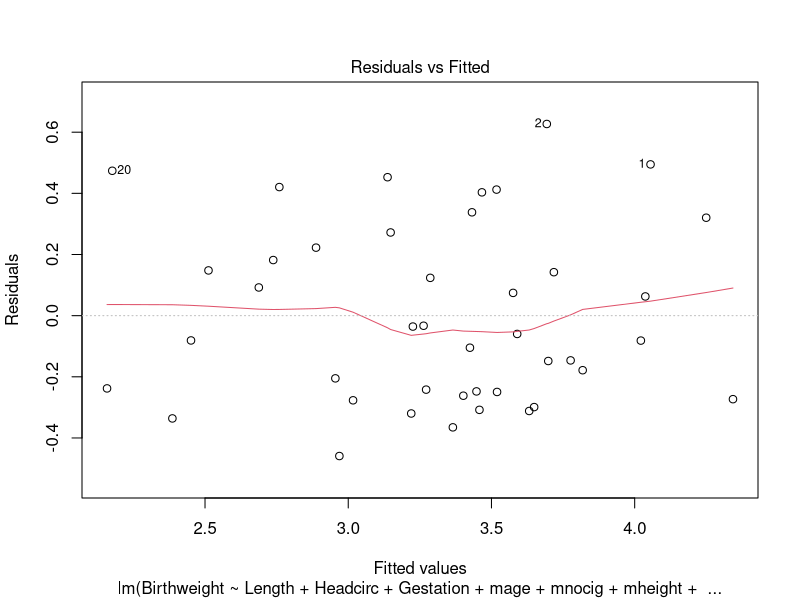
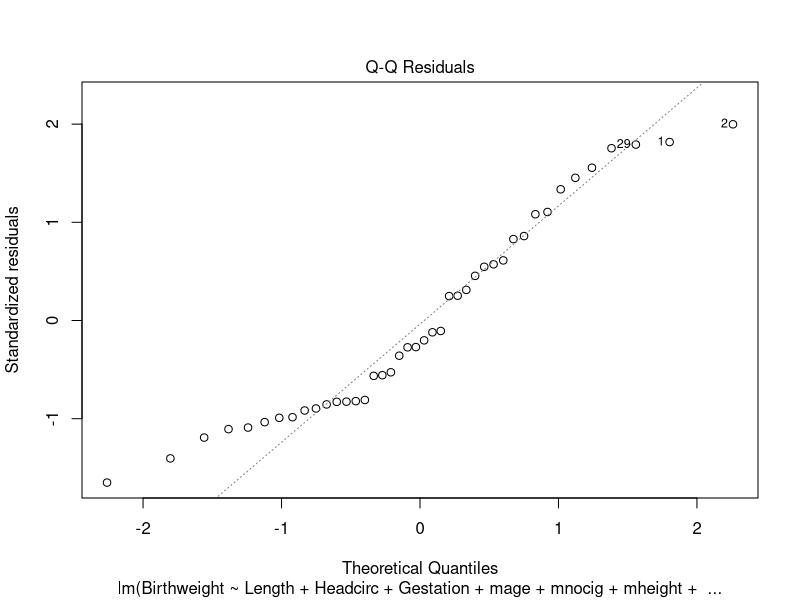
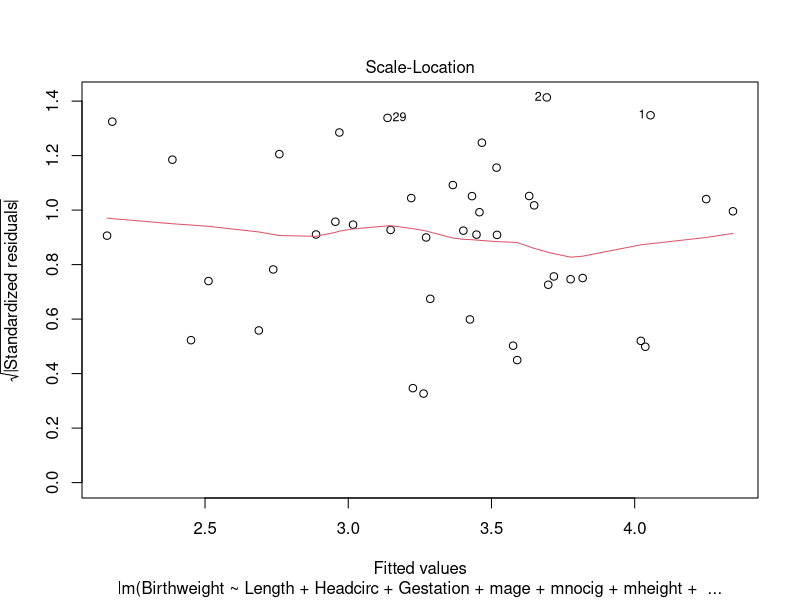
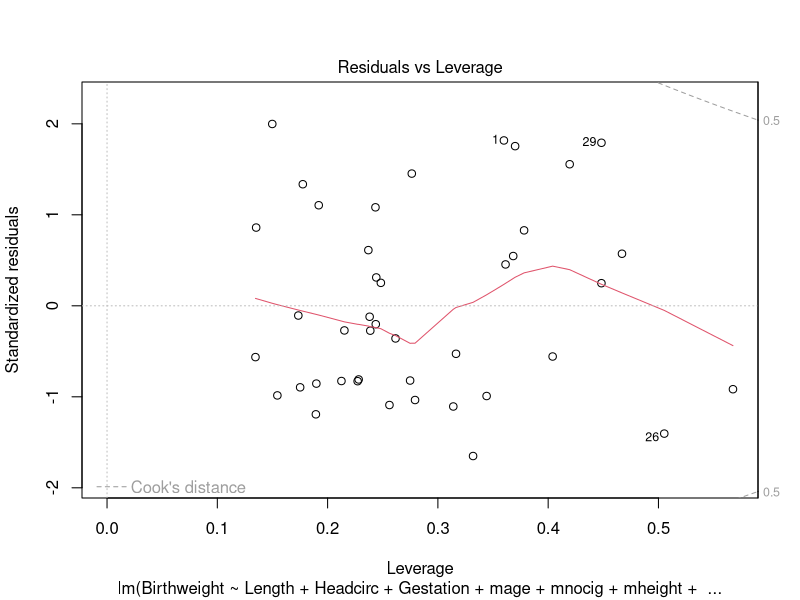
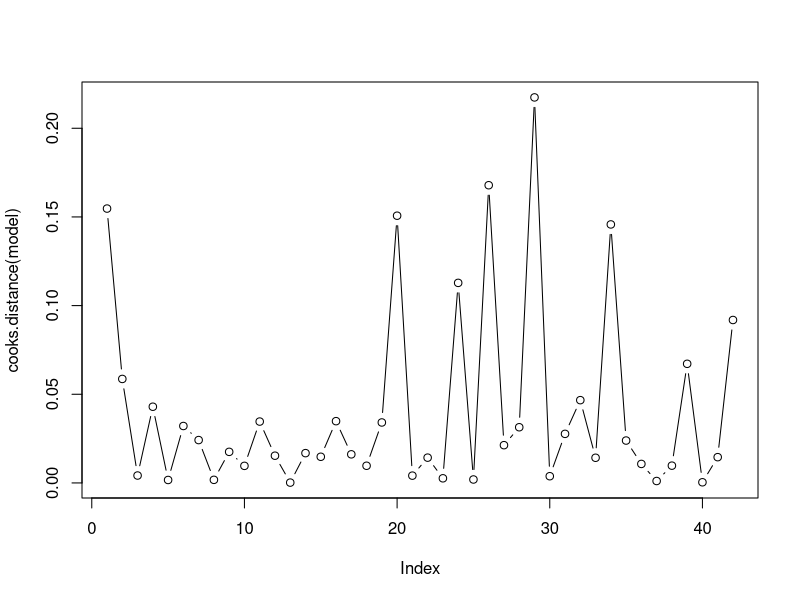
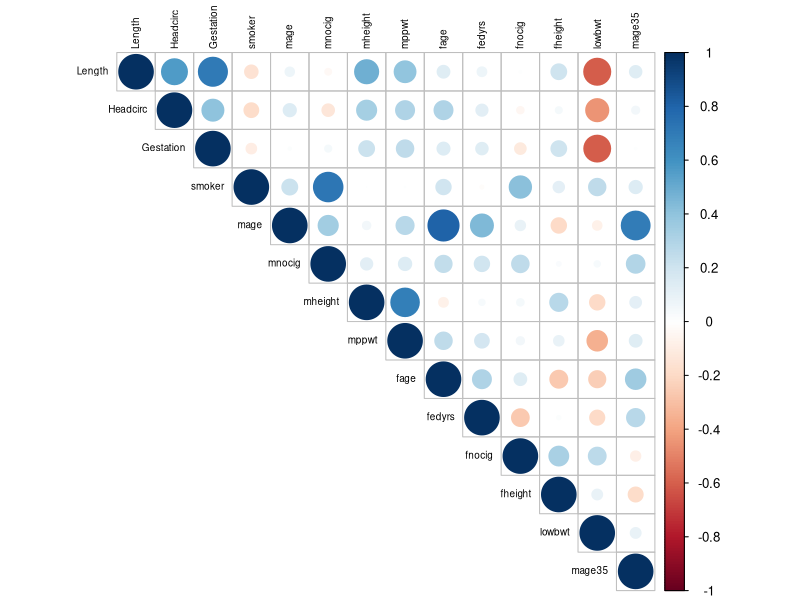
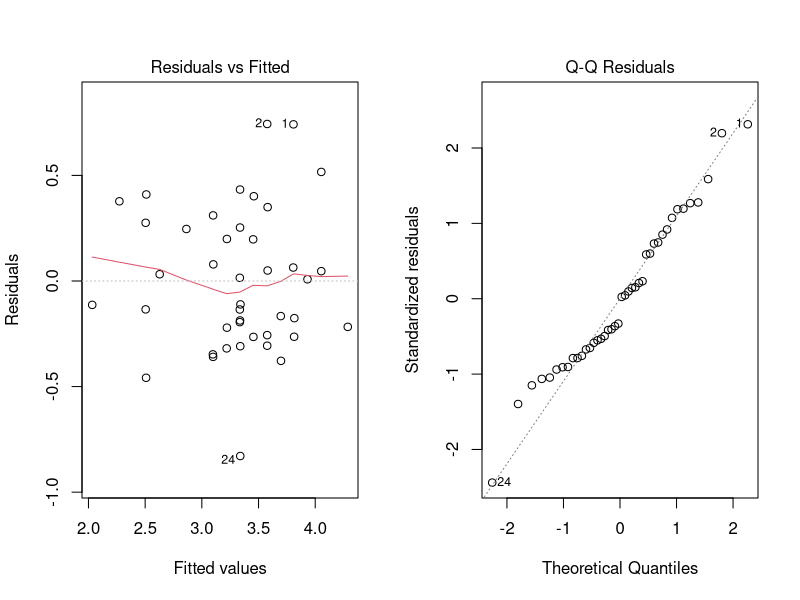
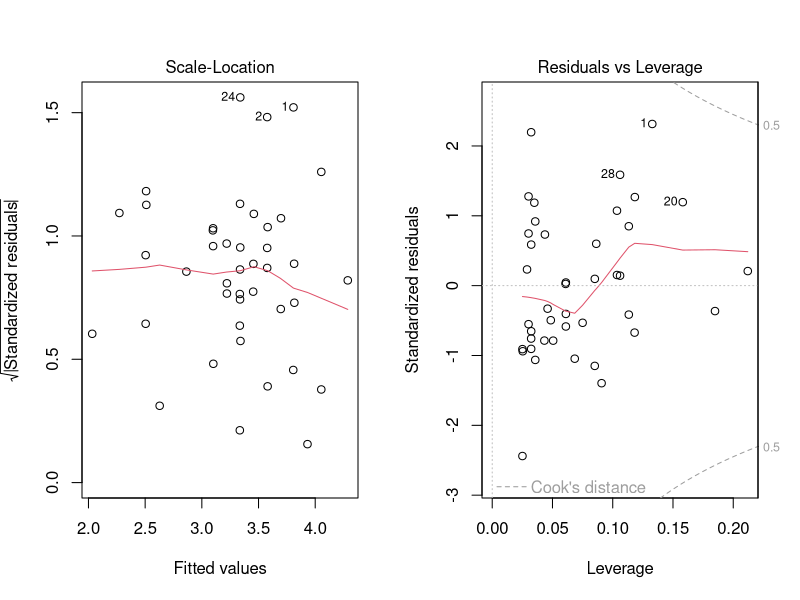

Source code (R) for these figures, in order:
## ---- chunk 1
options(digits=3)

library(dplyr)
library(ggplot2)
library(car)
library(corrplot)
library(glmnet)
color_choice <- "Dark2"
## ---- chunk 2
data <- read.csv("Birthweight.csv")
## ---- chunk 3
model <- lm(
    Birthweight ~ Length + Headcirc + Gestation + mage + mnocig + mheight + mppwt + fage + fedyrs + fnocig + fheight,
    data = data
)
#model <- lm(Birthweight ~ ., data = data)
summary(model)
## ---- chunk 4
# par(mfrow=c(2,2))
plot(model)

# 
resid_ordered <- order(abs(residuals(model)))
u = rep(0,length(resid_ordered))
u[length(resid_ordered)] = 1
# 
cooks.distance(model)
plot(cooks.distance(model), type="b")

#forbeslm_42 = lm(y~x+u11); summary(forbeslm11)
## ---- chunk 5
car::vif(model)
## ---- chunk 6
# Calculate correlation matrix
cor_matrix <- cor(data[, -c(1,3)]) # Exclude response variable Birthweight

# Plot the correlation matrix
corrplot(cor_matrix, 
         method = "circle", type = "upper", tl.col = "black", tl.cex = 0.6)
## ---- chunk 7
#step_down_model <- step(model, direction = 'backward')
model <- lm(
    Birthweight ~ Length + Headcirc + Gestation + mage + mnocig + mheight + mppwt + fage + fedyrs + fnocig + fheight,
    data = data
)
summary(model)
# remove fage
model_1 <- lm(
    Birthweight ~ Length + Headcirc + Gestation + mage + mnocig + mheight + mppwt + fedyrs + fnocig + fheight,
    data = data
)
summary(model_1)
#remove mheight
model_2 <- lm(
    Birthweight ~ Length + Headcirc + Gestation + mage + mnocig + mppwt + fedyrs + fnocig + fheight,
    data = data
)
summary(model_2)
#remove fedyrs
model_3 <- lm(
    Birthweight ~ Length + Headcirc + Gestation + mage + mnocig + mppwt + fnocig + fheight,
    data = data
)
summary(model_3)
#remove fnocig
model_4 <- lm(
    Birthweight ~ Length + Headcirc + Gestation + mage + mnocig + mppwt + fheight,
    data = data
)
summary(model_4)

#remove mnocig
model_5 <- lm(
    Birthweight ~ Length + Headcirc + Gestation + mage + mppwt + fheight,
    data = data
)
summary(model_5)

#remove length
model_6 <- lm(
    Birthweight ~ Headcirc + Gestation + mage + mppwt + fheight,
    data = data
)
summary(model_6)
#remove fheight
model_7 <- lm(
    Birthweight ~ Headcirc + Gestation + mage + mppwt,
    data = data
)
summary(model_7)
#remove mage
model_8 <- lm(
    Birthweight ~ Headcirc + Gestation + mppwt,
    data = data
)
summary(model_8)

#remove mppwt
step_down_model <- lm(
    Birthweight ~ Headcirc + Gestation,
    data = data
)
summary(step_down_model)




par(mfrow = c(1,2))
plot(step_down_model)
## ---- chunk 8
head_mean <- mean(data$Gestation)
gest_mean <- mean(data$Headcirc)

df <- data.frame(Gestation = gest_mean, Headcirc = head_mean)

ci <- predict(step_down_model, newdata = df, interval = 'confidence')
pi <- predict(step_down_model, newdata = df, interval = 'prediction')


ci; pi
## ---- chunk 9
x <- subset(data, select = -Birthweight)
y <- data$Birthweight

train=sample(1:nrow(x),0.67*nrow(x))
x_train=x[train,]; y_train=y[train]
x_test=x[-train,]; y_test = y[-train]

y_predict_lm=predict(step_down_model,newdata=data[-train,]) # predict for the test rows
mse_lm=mean((y_test-y_predict_lm)^2)# prediction quality by the linear model

lasso_model <- glmnet(x_train, y_train, alpha = 1)


lasso_cv <- cv.glmnet(
    as.matrix(x_train),
    y_train,
    alpha = 1,
    type.measure="mse",
    nfolds=5
)

lasso_pred1=predict(lasso_model,s=lasso_cv$lambda.min,newx=as.matrix(x_test))
lasso_pred2=predict(lasso_model,s=lasso_cv$lambda.1se,newx=as.matrix(x_test))
mse1_lasso=mean((y_test-lasso_pred1)^2)
mse2_lasso=mean((y_test-lasso_pred2)^2)


plot(lasso_model, xvar="lambda", label = TRUE)
plot(lasso_model, xvar="dev", label = TRUE)
plot(lasso_cv)
coef(lasso_cv, s= lasso_cv$lambda.1se)
# coef(lasso_cv_model, s= lasso_cv_model$lambda.min)

mse_lm; mse1_lasso; mse2_lasso
## ---- chunk 10


# smoke_model_all <- lm( lowbwt ~ Gestation+smoker+mage35, data=data)
# # summary(smoke_model_all)
# 
# # manual step down
# m1 <- lm(lowbwt ~ Gestation+smoker, data=data)
# m2 <- lm(lowbwt ~ Gestation, data=data)
# # summary(m1); summary(m2)
# 
# # automatic step down
# smoke_step_down <- step(smoke_model_all, direction = 'backward')
# summary(smoke_step_down)
# plot(smoke_step_down)
table <- xtabs(lowbwt ~ smoker + mage35, data=data)
table
summary(table)
# chisq.test(table)

data$smoker <- as.factor(data$smoker)
data$mage35 <- as.factor(data$mage35)

boxplot(Birthweight ~ smoker, data=data)
boxplot(Birthweight ~ mage35, data=data)
## ---- chunk 11
smokert <- xtabs(~smoker, data=data)
barplot(xtabs(lowbwt~smoker,data=data)/smokert)

log_model <- glm(lowbwt ~ smoker + mage35, data=data, family='binomial')
summary(log_model)

log_model2 <- glm(lowbwt ~ smoker, data=data, family='binomial')
summary(log_model2)
## ---- chunk 12
gest_smoker <- lm(Gestation ~ smoker, data=data)
gest_mage35 <- lm(Gestation ~ mage35, data=data)
summary(gest_smoker); summary(gest_mage35)
